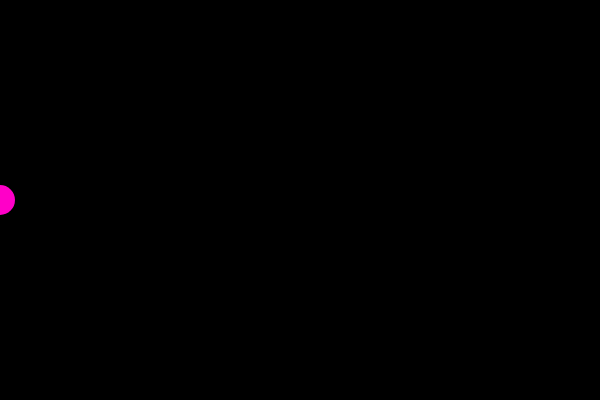
Frame 1 (no input)
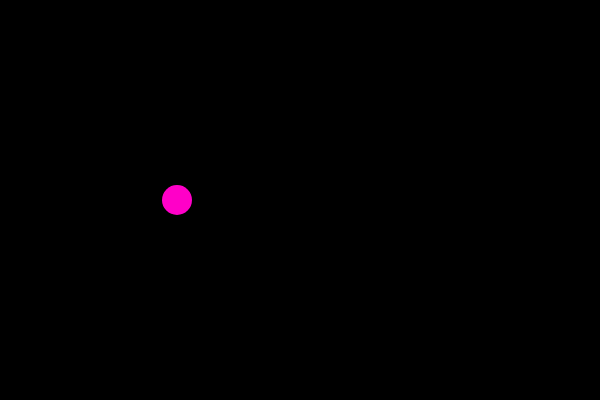
Frame 60 (no input)
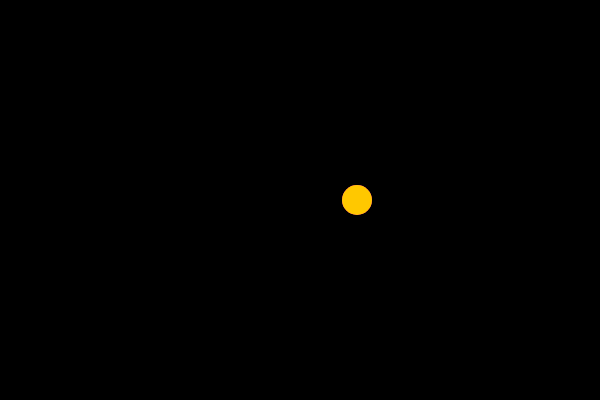
Frame 120 (the mouse pressed at the canvas centre since frame 60)

The p5.js sketch that drew these frames (run headless with seeded random() and noise() and a simulated clock; from frame 60 on, the mouse is pressed at the canvas centre):

// p5.js sketch
// ── sketch.js
var x = 0;
var speed = 3;

function setup() {
    createCanvas(600,400);
}

function draw() {
    background(0);
    noStroke();
    fill(255,0,200);
    ellipse(x,200,30,30);

    if(x > width || x < 0){
      speed = speed * -1;
    }

    if(x > 200 && x < 400){
      fill(255,200,0);
      ellipse(x,200,30,30);
    }

    x = x+speed;
}
